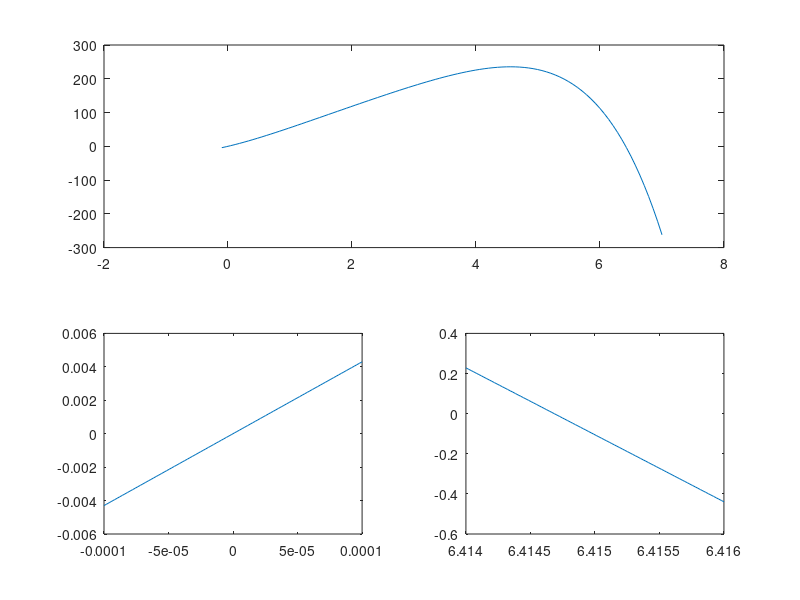

Reproduce this figure in MATLAB.
clc; clear all; close all; format long;
f = @(x) 62.*x - ((x.^2 + x + .04) ./ (3.*x + 1)).^7 - 19.*x.*exp(-x)
f(0)
f(1)
f(7)

figure(1)
subplot(2,2,[1,2]);
plot(linspace(-.1,7), f(linspace(-.1,7)))
subplot(2,2,3);
plot(linspace(-.0001,.0001), f(linspace(-.0001,.0001)));
subplot(2,2,4);
plot(linspace(6.414,6.416), f(linspace(6.414,6.416)));

% low root
tol = 1e-8; error = 1; maxiter = 10^6; iter = 1;
x0 = 0.1; x1 = 0; x_list = [x0, x1]; error_list = [];
while error > tol && iter < maxiter
    sec = (f(x_list(end)) - f(x_list(end-1))) / (x_list(end) - x_list(end-1));
    x_new = x_list(end) - f(x_list(end)) / sec;
    error = abs((x_new - x_list(end)) / x_list(end));
    iter = iter + 1;
    x_list(end+1) = x_new;
    error_list(end+1) = error;
    if iter == maxiter
        disp("max iter hit")
    end
end
error_list'
x_list'

% high root
error = 1; iter = 1;
x0 = 7; x1 = 6.9; x_list = [x0, x1]; error_list = [];
while error > tol && iter < maxiter
    sec = (f(x_list(end)) - f(x_list(end-1))) / (x_list(end) - x_list(end-1));
    x_new = x_list(end) - f(x_list(end)) / sec;
    error = abs((x_new - x_list(end)) / x_new);
    iter = iter + 1;
    x_list(end+1) = x_new;
    error_list(end+1) = error;
    if iter == maxiter
        disp("max iter hit")
    end
end
error_list'
x_list'

% finding constant of convergence for high root
M_list = [];
for k = 1:length(error_list)-1
    M_list(end+1) = error_list(k+1) / error_list(k)^((1 + sqrt(5))/2);
end
M_list'
